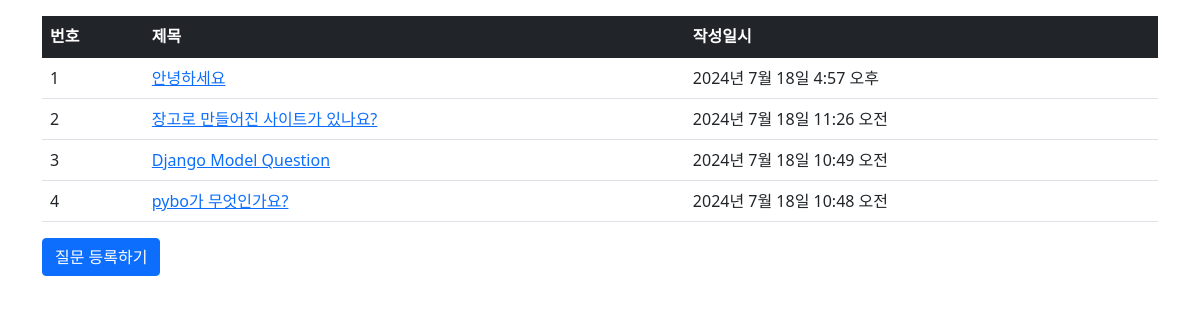
Screenshot of /pybo/ with the database file from the repository.
### pybo/models.py (models this page shows, shortened)
class Question(models.Model):
    subject = models.CharField(max_length=200)
    content = models.TextField()
    create_date = models.DateTimeField()

### pybo/views.py (the view)
# urls.py: path('', QuestionListView.as_view(), name='index'),
class QuestionListView(ListView):
    model = Question
    template_name = 'pybo/question_list.html'
    context_object_name = 'question_list'
    ordering = ['-create_date']

### templates/pybo/question_list.html
{% extends 'base.html' %}
{% block content %}
<div class = "container my-3">
    <table class="table">
        <thead>
        <tr class = "table-dark">
            <th>번호</th>
            <th>제목</th>
            <th>작성일시</th>
        </tr>
        </thead>
        <tbody>
        {% if question_list %}
        {% for question in question_list %}
        <tr>
            <td>
                {{forloop.counter}}
            </td>
            <td>
                <a href="{% url 'pybo:detail' question.id %}"> {{ question.subject }} </a>
            </td>
            <td>
                {{ question.create_date}}
            </td>
        </tr>
        {% endfor %}
        {% else %}
        <tr>
            <td colspan="3"> 질문이 없습니다. </td>
        </tr>
        {% endif %}
        </tbody>
    </table>
    <a href="{% url 'pybo:question_create' %}" class = "btn btn-primary"> 질문 등록하기 </a>
</div>
{% endblock %}

### rows the page displays
Question: subject "안녕하세요", create_date "2024년 7월 18일 4:57 오후"
Question: subject "장고로 만들어진 사이트가 있나요?", create_date "2024년 7월 18일 11:26 오전"
Question: subject "Django Model Question", create_date "2024년 7월 18일 10:49 오전"
Question: subject "pybo가 무엇인가요?", create_date "2024년 7월 18일 10:48 오전"
